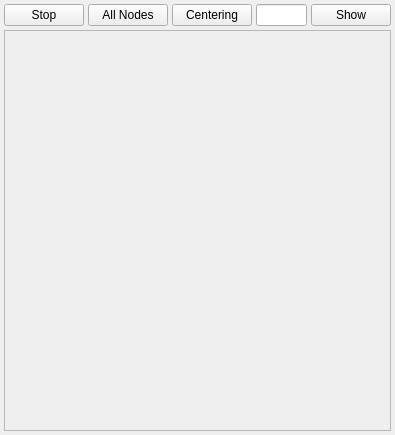
<?xml version="1.0" encoding="UTF-8"?>
<ui version="4.0">
 <class>Dot</class>
 <widget class="QWidget" name="Dot">
  <property name="geometry">
   <rect>
    <x>0</x>
    <y>0</y>
    <width>395</width>
    <height>435</height>
   </rect>
  </property>
  <property name="focusPolicy">
   <enum>Qt::ClickFocus</enum>
  </property>
  <property name="windowTitle">
   <string>Dot</string>
  </property>
  <layout class="QVBoxLayout" name="verticalLayout">
   <property name="spacing">
    <number>4</number>
   </property>
   <property name="leftMargin">
    <number>4</number>
   </property>
   <property name="topMargin">
    <number>4</number>
   </property>
   <property name="rightMargin">
    <number>4</number>
   </property>
   <property name="bottomMargin">
    <number>4</number>
   </property>
   <item>
    <layout class="QHBoxLayout" name="horizontalLayout">
     <item>
      <widget class="QPushButton" name="stop_button">
       <property name="text">
        <string>Stop</string>
       </property>
       <property name="flat">
        <bool>false</bool>
       </property>
      </widget>
     </item>
     <item>
      <widget class="QPushButton" name="all_nodes_button">
       <property name="text">
        <string>All Nodes</string>
       </property>
      </widget>
     </item>
     <item>
      <widget class="QPushButton" name="centering_button">
       <property name="text">
        <string>Centering</string>
       </property>
      </widget>
     </item>
     <item>
      <widget class="QLineEdit" name="show_line_edit"/>
     </item>
     <item>
      <widget class="QPushButton" name="show_button">
       <property name="text">
        <string>Show</string>
       </property>
      </widget>
     </item>
    </layout>
   </item>
   <item>
    <widget class="QFrame" name="frame">
     <property name="sizePolicy">
      <sizepolicy hsizetype="Expanding" vsizetype="Expanding">
       <horstretch>0</horstretch>
       <verstretch>0</verstretch>
      </sizepolicy>
     </property>
     <property name="frameShape">
      <enum>QFrame::StyledPanel</enum>
     </property>
     <property name="frameShadow">
      <enum>QFrame::Sunken</enum>
     </property>
     <layout class="QHBoxLayout" name="horizontalLayout_2" stretch="0">
      <property name="spacing">
       <number>0</number>
      </property>
      <property name="leftMargin">
       <number>0</number>
      </property>
      <property name="topMargin">
       <number>0</number>
      </property>
      <property name="rightMargin">
       <number>0</number>
      </property>
      <property name="bottomMargin">
       <number>0</number>
      </property>
      <item>
       <widget class="DotWidget" name="xdot_widget" native="true">
        <property name="sizePolicy">
         <sizepolicy hsizetype="Expanding" vsizetype="Expanding">
          <horstretch>0</horstretch>
          <verstretch>0</verstretch>
         </sizepolicy>
        </property>
        <property name="minimumSize">
         <size>
          <width>100</width>
          <height>100</height>
         </size>
        </property>
        <property name="cursor">
         <cursorShape>PointingHandCursor</cursorShape>
        </property>
        <property name="mouseTracking">
         <bool>true</bool>
        </property>
        <property name="focusPolicy">
         <enum>Qt::NoFocus</enum>
        </property>
        <property name="contextMenuPolicy">
         <enum>Qt::ActionsContextMenu</enum>
        </property>
        <property name="autoFillBackground">
         <bool>true</bool>
        </property>
        <property name="styleSheet">
         <string notr="true"/>
        </property>
       </widget>
      </item>
     </layout>
    </widget>
   </item>
  </layout>
 </widget>
 <customwidgets>
  <customwidget>
   <class>DotWidget</class>
   <extends>QWidget</extends>
   <header>xdot.xdot_qt</header>
  </customwidget>
 </customwidgets>
 <resources/>
 <connections/>
</ui>
